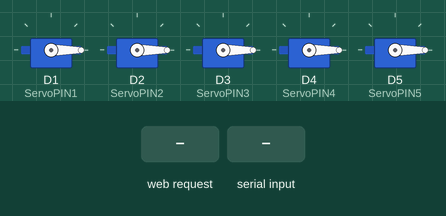
Recording of a sketch running on a simulated ESP8266 (NodeMCU). Shown: 5 × servo. The test bench sets the inputs (shaded band). WiFi joins after 1.5 s; servers stay silent unless stated; network time is answered at once with the bench clock; the local clock reads 2024-03-15 10:24:30 at power-on unless the sketch sets it; what the sketch prints to the serial monitor is not drawn.

Above: at 2.7 s.
2.8 s: HTTP request GET /command received
At 3.9 s:
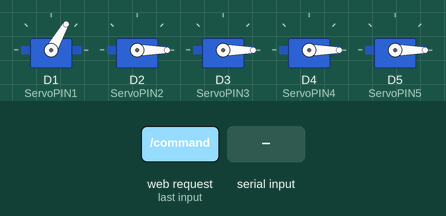
4.3 s: "90,45\n" received over Serial
At 4.9 s:
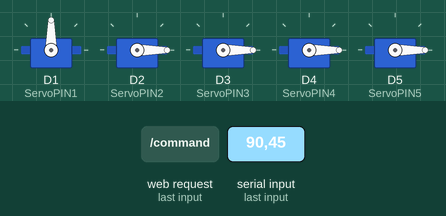
5.8 s: HTTP request GET /command?plain=0 received
At 6.3 s:
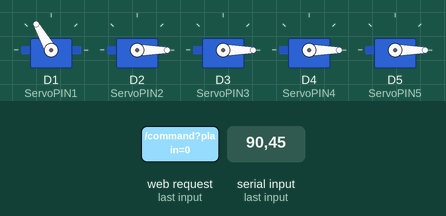
7.3 s: "30,150\n" received over Serial
At 8.3 s:
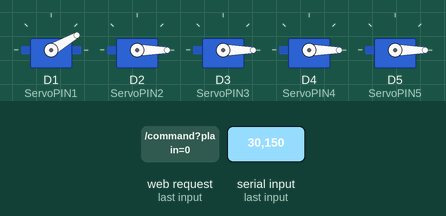
8.8 s: "200\n" received over Serial
At 9.5 s:
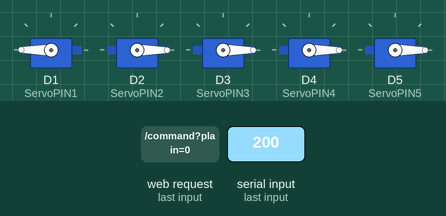
10.3 s: "0\n" received over Serial
At 10.6 s:
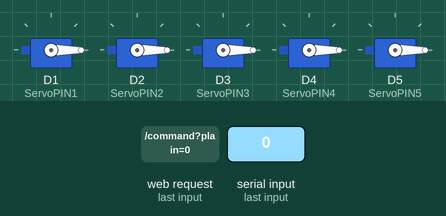
Timing chart, 0 to 12.8 s (numbered marks = the images above; inputs shaded):
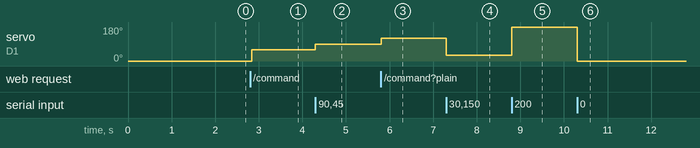

Measured:
- after the input at 2.8 s, servo on D1 (ServoPIN1): 0° → 60° at once
- after the input at 4.3 s, servo on D1 (ServoPIN1): 60° → 90° at once
- after the input at 5.8 s, servo on D1 (ServoPIN1): 90° → 120° at once
- after the input at 7.3 s, servo on D1 (ServoPIN1): 120° → 30° at once
- after the input at 8.8 s, servo on D1 (ServoPIN1): 30° → 180° at once
- after the input at 10.3 s, servo on D1 (ServoPIN1): 180° → 0° at once

The sketch:

BioDatA-ESP8266Sketch.ino
```cpp
/*
  Project: BioDatA in BioChallenge Brazil 2024
  Date: 2024-28-07
  Authors: Ermeson Alves, Felipe Cordeiro, Eduardo Monteiro
  Version: 1.0

  OBS: This code is based on https://electechoz.blogspot.com/2022/01/esp8266-webserver-controller-servo-motor.html?m=1 and examples
  for Generic ESP8266 Module.
*/

#include <ESP8266WiFi.h>
#include <WiFiClient.h>
#include <ESP8266WebServer.h>
#include <ESP8266mDNS.h>
#include <Servo.h>
#include <NTPClient.h>
#include <WiFiUdp.h>
#include "controlarm.h"
#define D1 5
#define D2 4
#define D3 0
#define D4 2
#define D5 14
#define D6 12
#define D7 13
#define ServoPIN1 D1
#define ServoPIN2 D2
#define ServoPIN3 D3
#define ServoPIN4 D4
#define ServoPIN5 D5

int standardAngulation = 60;
int subtleAngle = 30;
bool subtle = false;

// Wifi setup
const char* ssid = "Duque";
const char* password = "10203040";
ESP8266WebServer server(80);

// Define NTP Client to get time
WiFiUDP ntpUDP;
NTPClient timeClient(ntpUDP, "pool.ntp.org");

// Servos setup
Servo servo1; // base
Servo servo2; // cima / baixo
Servo servo3; // frente / trás
Servo servo4; // garra
Servo servo5;

struct ArmStates currentStates;

void handleRoot() {
  String textoHTML;
  textoHTML = "Ola!! Aqui &eacute; o <b>ESP8266</b> falando! ";
  server.send(200, "text/html", textoHTML);
}

void handleNotFound(){
  String message = "Not Found\n\n";
  message += "URI: ";
  message += server.uri();
  message += "\nMethod: ";
  message += (server.method() == HTTP_GET)?"GET":"POST";
  message += "\nArguments: ";
  message += server.args();
  message += "\n";
  for (uint8_t i=0; i<server.args(); i++){
    message += " " + server.argName(i) + ": " + server.arg(i) + "\n";
  }
  server.send(404, "text/plain", message);
}

void handleCommand(){
  timeClient.update();
  String formattedTime = timeClient.getFormattedTime();
  time_t epochTime = timeClient.getEpochTime();
  String command;
  command += "\nArguments: ";
  command += server.args();
  command += "\n";
  String postBody = server.arg("plain");
  Serial.print("POST BODY:");
  Serial.print(postBody);
  Serial.print(" - ");
  Serial.print(epochTime);
  Serial.print(" | ");
  Serial.println(formattedTime);
  Serial.print("standardAngulagion: ");
  Serial.println(standardAngulation);
  int moveID = postBody.toInt();
  currentStates = moveArm(moveID, servo1, servo2, servo3, servo4, servo5, currentStates);
  printArmStates(currentStates);

  // for (uint8_t i=0; i<server.args(); i++){
  //   command += " " + server.argName(i) + ": " + server.arg(i) + "\n";
  //}
  server.send(200, "text/plain", command);

}

void setup(void){
  Serial.begin(115200);
  WiFi.mode(WIFI_STA);
  WiFi.begin(ssid, password);
  Serial.println("");

  // Wait for connection
  while (WiFi.status() != WL_CONNECTED) {
    delay(500);
    Serial.print("Connecting...");
  }
  Serial.println("");
  Serial.print("Connected to ");
  Serial.println(ssid);
  Serial.print("IP address: ");
  Serial.println(WiFi.localIP());

  if (MDNS.begin("myesp")) {
    Serial.println("MDNS responder started");
  }

  // Initialize a NTPClient to get time
  timeClient.begin();
  timeClient.setTimeOffset(-10800);

  // HTTP routes
  server.on("/", handleRoot);
  server.on("/command", handleCommand);
  server.on("/inline", [](){
    server.send(200, "text/plain", "this works as well");
  });
  server.onNotFound(handleNotFound);

  server.begin();
  Serial.println("HTTP server started");

  // CONTROLE -----------------------------------
  // Definir as posições iniciais:
  currentStates.s1 = 0;
  currentStates.s2 = 0;
  currentStates.s3 = 0;
  currentStates.s4 = 0;
  currentStates.s5 = 0;

  servo1.attach(ServoPIN1);
  servo2.attach(ServoPIN2);
  servo3.attach(ServoPIN3);
  servo4.attach(ServoPIN4);
  servo5.attach(ServoPIN5);

  servo1.write(currentStates.s1);
  servo2.write(currentStates.s2);
  servo3.write(currentStates.s3);
  servo4.write(currentStates.s4);
  servo5.write(currentStates.s5);

}

void loop(void){
  Serial.println("ATUAL");
  server.handleClient();
  if(Serial.available()) // if there is data comming
  {
    int pos = Serial.readStringUntil('\n').toInt(); // read string until meet newline character
    servo1.write(pos);

  }
}
```

ControlArm.ino
```cpp
// Struct de estados dos servos (usados para verificar se o movimento é permitido ou controla-los)


ArmStates moveArm(int moveID, Servo& servo1, Servo& servo2, Servo& servo3, Servo& servo4, Servo& servo5, ArmStates& currentStates) {
  if (moveID == 0) {
    currentStates = leftFunction(servo1, servo2, servo3, servo4, servo5, currentStates);
  }
  else if (moveID == 1) {
    currentStates = rightFunction(servo1, servo2, servo3, servo4, servo5, currentStates);
  }
  else if (moveID == 2) {
    currentStates = downFunction(servo1, servo2, servo3, servo4, servo5, currentStates);
  }
  else if (moveID == 3) {
    currentStates = upFunction(servo1, servo2, servo3, servo4, servo5, currentStates);
  }
  else if (moveID == 4) {
    currentStates = openClaw(servo1, servo2, servo3, servo4, servo5, currentStates);
  }
  else if (moveID == 5) {
    currentStates = closeClaw(servo1, servo2, servo3, servo4, servo5, currentStates);
  }
  else if (moveID == 6) {
    currentStates = brushing(servo1, servo2, servo3, servo4, servo5, currentStates);
  }

  return currentStates;
}


// Movimentos: -----------------------------------------------------------------------


// Controle do servo1, que corresponde a base
ArmStates leftFunction(Servo& servo1, Servo& servo2, Servo& servo3, Servo& servo4, Servo& servo5, ArmStates& currentStates) {
  int pos1 = currentStates.s1 + standardAngulation;
  // caso a posição tenha angulação maior que 180, o estado não é alterado
  // OOOU ===> setar para 150
  if (pos1 > 150) {
    return currentStates;
  }
  else {
    Serial.println("VOU MOVER O BRAÇO PARA A ESQUERDA...");
    servo1.write(pos1); // movimento pra esquerda -> s1 + angulo padrão (mais)
  }

  currentStates.s1 = pos1;

  return currentStates;
}


// Controle do servo1, que corresponde a base
ArmStates rightFunction(Servo& servo1, Servo& servo2, Servo& servo3, Servo& servo4, Servo& servo5, ArmStates& currentStates) {
  int pos1 = currentStates.s1 - standardAngulation;
  // caso a posição tenha angulação menor que 0, o estado não é alterado
  // OOOU ===> setar para 0
  if (pos1 < 0) {
    return currentStates;
  }
  else {
    Serial.println("VOU MOVER O BRAÇO PARA A DIREITA...");
    servo1.write(pos1); // movimento pra direita -> s1 - angulo padrão (menos)
  }

  currentStates.s1 = pos1;

  return currentStates;
}


ArmStates downFunction(Servo& servo1, Servo& servo2, Servo& servo3, Servo& servo4, Servo& servo5, ArmStates& currentStates) {
  int pos2 = currentStates.s2 - standardAngulation;
  if (pos2 < 0) {
    return currentStates;
  }
  else {
    Serial.println("VOU MOVER O BRAÇO PARA BAIXO...");
    servo2.write(pos2); // s2 - angulo padrão (menos)
  }

  currentStates.s2 = pos2;

  return currentStates;
}


ArmStates upFunction(Servo& servo1, Servo& servo2, Servo& servo3, Servo& servo4, Servo& servo5, ArmStates& currentStates) {
  int pos2 = currentStates.s2 + standardAngulation;
  if (pos2 > 150) {
    return currentStates;
  }
  else {
    Serial.println("VOU MOVER O BRAÇO PARA CIMA...");
    servo2.write(pos2); // s2 + angulo padrão (menos)
  }

  currentStates.s2 = pos2;

  return currentStates;
}


ArmStates openClaw(Servo& servo1, Servo& servo2, Servo& servo3, Servo& servo4, Servo& servo5, ArmStates& currentStates) {
  int pos4 = currentStates.s4 + standardAngulation;
  // OOOU ===> setar para 180
  if (pos4 > 120) {
    return currentStates;
  }
  else {
    Serial.println("VOU ABRIR A GARRA...");
    servo4.write(pos4);
  }

  currentStates.s4 = pos4;
  return currentStates;
}


ArmStates closeClaw(Servo& servo1, Servo& servo2, Servo& servo3, Servo& servo4, Servo& servo5, ArmStates& currentStates) {
  int pos4 = currentStates.s4 - standardAngulation;
  // OOOU ===> setar para 0
  if (pos4 < 0) {
    return currentStates;
  }
  else {
    Serial.println("VOU FECHAR A GARRA...");
    servo4.write(pos4);
  }

  currentStates.s4 = pos4;
  return currentStates;
}


ArmStates brushing(Servo& servo1, Servo& servo2, Servo& servo3, Servo& servo4, Servo& servo5, ArmStates& currentStates) {
  return currentStates;
}


void printArmStates(const ArmStates& states) {
    Serial.println(standardAngulation);
    Serial.print("s1: ");
    Serial.println(states.s1);
    Serial.print("s2: ");
    Serial.println(states.s2);
    Serial.print("s3: ");
    Serial.println(states.s3);
    Serial.print("s4: ");
    Serial.println(states.s4);
    Serial.print("s5: ");
    Serial.println(states.s5);
}
```

controlarm.h
```cpp
#ifndef ARMCONTROL_H
#define ARMCONTROL_H

// Estrutura para armazenar os estados dos servos do braço robótico
struct ArmStates {
    int s1;
    int s2;
    int s3;
    int s4;
    int s5;
};


#endif
```
